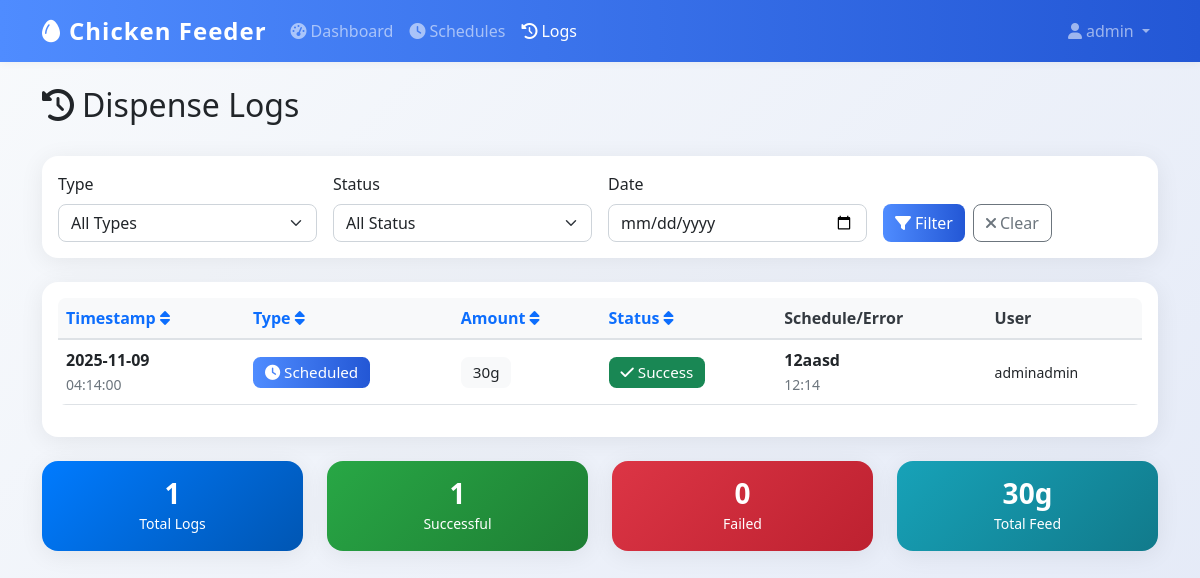
The page /logs (signed in) on the database as committed earlier.
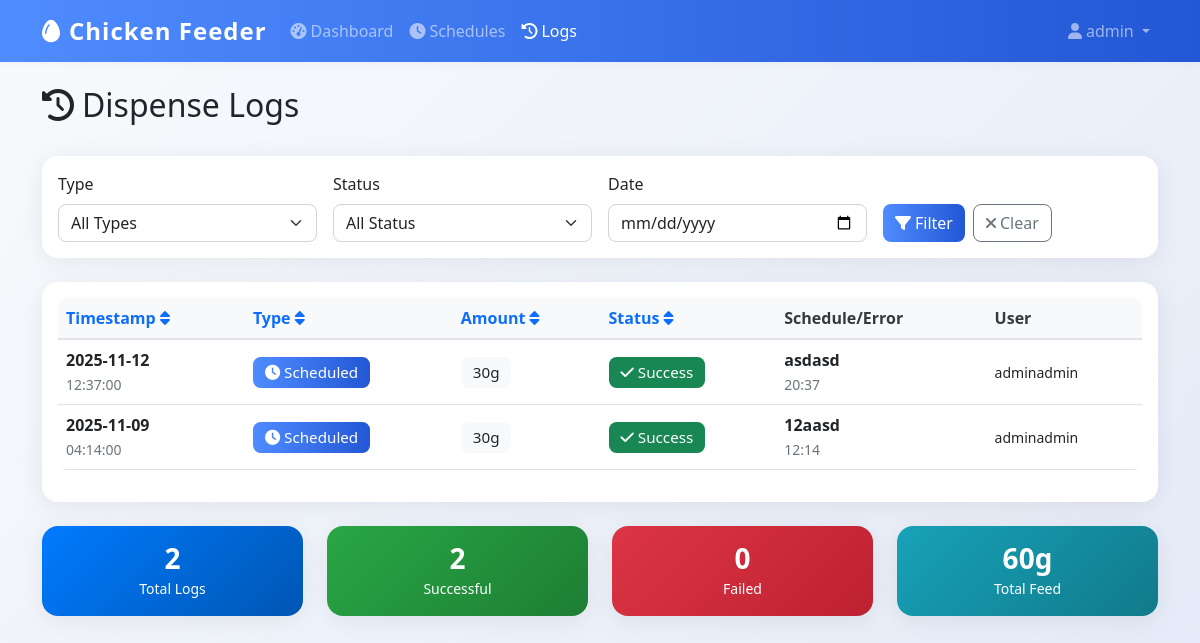
The same page on the database as committed later.
### app.py (models this page shows)
class User(UserMixin, db.Model):
    id = db.Column(db.Integer, primary_key=True)
    username = db.Column(db.String(80), unique=True, nullable=False)
    email = db.Column(db.String(120), unique=True, nullable=False)
    password_hash = db.Column(db.String(120), nullable=False)
    is_admin = db.Column(db.Boolean, default=True)
    created_at = db.Column(db.DateTime, default=datetime.utcnow)
    iot_device_url = db.Column(db.String(255), nullable=True)  # IoT device association

class DispenseLog(db.Model):
    id = db.Column(db.Integer, primary_key=True)
    timestamp = db.Column(db.DateTime, default=datetime.utcnow, nullable=False)
    amount_grams = db.Column(db.Integer, nullable=False)
    trigger_type = db.Column(db.String(20), nullable=False)  # 'manual' or 'scheduled'
    schedule_id = db.Column(db.Integer, db.ForeignKey('feed_schedule.id'), nullable=True)
    status = db.Column(db.String(20), default='success')  # 'success' or 'failure'
    error_message = db.Column(db.Text, nullable=True)
    triggered_by = db.Column(db.Integer, db.ForeignKey('user.id'), nullable=True)
    schedule = db.relationship('FeedSchedule', backref=db.backref('dispense_logs', lazy=True))
    user = db.relationship('User', backref=db.backref('dispense_logs', lazy=True))

class FeedSchedule(db.Model):
    id = db.Column(db.Integer, primary_key=True)
    name = db.Column(db.String(100), nullable=False)
    feed_time = db.Column(db.Time, nullable=False)
    amount_grams = db.Column(db.Integer, nullable=False)
    is_active = db.Column(db.Boolean, default=True)
    created_by = db.Column(db.Integer, db.ForeignKey('user.id'), nullable=False)
    created_at = db.Column(db.DateTime, default=datetime.utcnow)
    user = db.relationship('User', backref=db.backref('schedules', lazy=True))

### app.py (the view)
@app.route('/logs')
@login_required
def logs():
    page = request.args.get('page', 1, type=int)
    logs = DispenseLog.query.order_by(DispenseLog.timestamp.desc()).paginate(
        page=page, per_page=50, error_out=False
    )
    return render_template('logs.html', logs=logs)

### app.py (called while the page is built)
@login_manager.user_loader
def load_user(user_id):
    return db.session.get(User, int(user_id))

@app.context_processor
def inject_datetime():
    return {'datetime': datetime}

### templates/logs.html (shortened to what this page needs)
{% extends "base.html" %}
{% block content %}
<div class="row mb-4">
    <div class="col">
        <h1 class="h2">
            <i class="fas fa-history me-2"></i>Dispense Logs
        </h1>
    </div>
</div>
<div class="card mb-4">
    <div class="card-body">
        <div class="row g-3">
            <div class="col-md-3">
                <label for="filter-type" class="form-label">Type</label>
                <select class="form-select" id="filter-type">
                    <option value="">All Types</option>
                </select>
            </div>
            <div class="col-md-3">
                <label for="filter-status" class="form-label">Status</label>
                <select class="form-select" id="filter-status">
                    <option value="">All Status</option>
                </select>
            </div>
            <div class="col-md-3">
                <label for="filter-date" class="form-label">Date</label>
                <input type="date" class="form-control" id="filter-date">
            </div>
            <div class="col-md-3">
                <label class="form-label">&nbsp;</label>
                <div class="d-flex gap-2">
                    <button class="btn btn-primary" onclick="applyFilters()">
                        <i class="fas fa-filter me-1"></i>Filter
                    </button>
                    <button class="btn btn-outline-secondary" onclick="clearFilters()">
                        <i class="fas fa-times me-1"></i>Clear
                    </button>
                </div>
            </div>
        </div>
    </div>
</div>
<div class="card">
    <div class="card-body">
        {% if logs.items %}
        <div class="table-responsive">
            <table class="table table-hover">
                <thead>
                    <tr>
                        <th>
                            <a href="#" onclick="sortTable('timestamp')" class="text-decoration-none">
                                Timestamp <i class="fas fa-sort"></i>
                            </a>
                        </th>
                        <th>
                            <a href="#" onclick="sortTable('type')" class="text-decoration-none">
                                Type <i class="fas fa-sort"></i>
                            </a>
                        </th>
                        <th>
                            <a href="#" onclick="sortTable('amount')" class="text-decoration-none">
                                Amount <i class="fas fa-sort"></i>
                            </a>
                        </th>
                        <th>
                            <a href="#" onclick="sortTable('status')" class="text-decoration-none">
                                Status <i class="fas fa-sort"></i>
                            </a>
                        </th>
                        <th>Schedule/Error</th>
                        <th>User</th>
                    </tr>
                </thead>
                <tbody id="logs-table-body">
                    {% for log in logs.items %}
                    <tr class="log-row"
                        data-type="{{ log.trigger_type }}"
                        data-status="{{ log.status }}"
                        data-date="{{ log.timestamp.strftime('%Y-%m-%d') }}">
                        <td>
                            <div>
                                <strong>{{ log.timestamp.strftime('%Y-%m-%d') }}</strong>
                            </div>
                            <small class="text-muted">{{ log.timestamp.strftime('%H:%M:%S') }}</small>
                        </td>
                        <td>
                            {% if log.trigger_type == 'manual' %}
                                <span class="badge bg-info">
                                    <i class="fas fa-hand-pointer me-1"></i>Manual
                                </span>
                            {% else %}
                                <span class="badge bg-primary">
                                    <i class="fas fa-clock me-1"></i>Scheduled
                                </span>
                            {% endif %}
                        </td>
                        <td>
                            <span class="badge bg-light text-dark">{{ log.amount_grams }}g</span>
                        </td>
                        <td>
                            {% if log.status == 'success' %}
                                <span class="badge bg-success">
                                    <i class="fas fa-check me-1"></i>Success
                                </span>
                            {% else %}
                                <span class="badge bg-danger">
                                    <i class="fas fa-times me-1"></i>Failed
                                </span>
                            {% endif %}
                        </td>
                        <td>
                            {% if log.schedule %}
                                <div>
                                    <strong>{{ log.schedule.name }}</strong>
                                </div>
                                <small class="text-muted">{{ log.schedule.feed_time.strftime('%H:%M') }}</small>
                            {% elif log.error_message %}
                                <div class="text-danger">
                                    <i class="fas fa-exclamation-triangle me-1"></i>
                                    <small>{{ log.error_message[:100] }}{% if log.error_message|length > 100 %}...{% endif %}</small>
                                </div>
                            {% else %}
                                <span class="text-muted">-</span>
                            {% endif %}
                        </td>
                        <td>
                            {% if log.user %}
                                <small>{{ log.user.username }}</small>
                            {% else %}
                                <small class="text-muted">System</small>
                            {% endif %}
                        </td>
                    </tr>
                    {% endfor %}
                </tbody>
            </table>
        </div>
        {% endif %}
    </div>
</div>
{% if logs.items %}
<div class="row mt-4">
    <div class="col-md-3">
        <div class="card bg-primary text-white">
            <div class="card-body text-center">
                <h3 class="mb-0">{{ logs.total }}</h3>
                <small>Total Logs</small>
            </div>
        </div>
    </div>
    <div class="col-md-3">
        <div class="card bg-success text-white">
            <div class="card-body text-center">
                <h3 class="mb-0">{{ logs.items|selectattr('status', 'equalto', 'success')|list|length }}</h3>
                <small>Successful</small>
            </div>
        </div>
    </div>
    <div class="col-md-3">
        <div class="card bg-danger text-white">
            <div class="card-body text-center">
                <h3 class="mb-0">{{ logs.items|selectattr('status', 'equalto', 'failure')|list|length }}</h3>
                <small>Failed</small>
            </div>
        </div>
    </div>
    <div class="col-md-3">
        <div class="card bg-info text-white">
            <div class="card-body text-center">
                <h3 class="mb-0">{{ logs.items|sum(attribute='amount_grams') }}g</h3>
                <small>Total Feed</small>
            </div>
        </div>
    </div>
</div>
{% endif %}
{% endblock %}

### templates/base.html (shortened to what this page needs)
<!DOCTYPE html>
<html lang="en">
<head>
    <link href="https://cdn.jsdelivr.net/npm/bootstrap@5.1.3/dist/css/bootstrap.min.css" rel="stylesheet">
    <link href="https://cdnjs.cloudflare.com/ajax/libs/font-awesome/6.0.0/css/all.min.css" rel="stylesheet">
    <link href="{{ url_for('static', filename='css/style.css') }}" rel="stylesheet">
</head>
<body>
    {% if current_user.is_authenticated %}
    <nav class="navbar navbar-expand-lg navbar-dark bg-primary">
        <div class="container">
            <a class="navbar-brand" href="{{ url_for('dashboard') }}">
                <i class="fas fa-egg me-2"></i>Chicken Feeder
            </a>
            <div class="collapse navbar-collapse" id="navbarNav">
                <ul class="navbar-nav me-auto">
                    <li class="nav-item">
                        <a class="nav-link {% if request.endpoint == 'dashboard' %}active{% endif %}"
                           href="{{ url_for('dashboard') }}">
                            <i class="fas fa-tachometer-alt me-1"></i>Dashboard
                        </a>
                    </li>
                    <li class="nav-item">
                        <a class="nav-link {% if request.endpoint in ['schedules', 'add_schedule'] %}active{% endif %}"
                           href="{{ url_for('schedules') }}">
                            <i class="fas fa-clock me-1"></i>Schedules
                        </a>
                    </li>
                    <li class="nav-item">
                        <a class="nav-link {% if request.endpoint == 'logs' %}active{% endif %}"
                           href="{{ url_for('logs') }}">
                            <i class="fas fa-history me-1"></i>Logs
                        </a>
                    </li>
                </ul>
                <ul class="navbar-nav">
                    <li class="nav-item dropdown">
                        <a class="nav-link dropdown-toggle" href="#" id="navbarDropdown" role="button"
                           data-bs-toggle="dropdown">
                            <i class="fas fa-user me-1"></i>{{ current_user.username }}
                        </a>
                    </li>
                </ul>
            </div>
        </div>
    </nav>
    {% endif %}
    <main class="container mt-4 mb-5">
        {% block content %}{% endblock %}
    </main>
</body>
</html>

### static/css/style.css (style rules this page uses)
:root { --primary-color: #2c5f2d; --secondary-color: #97bc62; --success-color: #28a745; --danger-color: #dc3545; --warning-color: #ffc107; --info-color: #17a2b8; --light-color: #f8f9fa; --dark-color: #343a40; }
body { font-family: 'Segoe UI', Tahoma, Geneva, Verdana, sans-serif; background-color: #f5f7fa; }
.navbar-brand { font-weight: bold; font-size: 1.5rem; }
.navbar-nav .nav-link { font-weight: 500; transition: all 0.2s ease; }
.card { border: none; border-radius: 12px; box-shadow: 0 2px 10px rgba(0,0,0,0.08); transition: all 0.3s ease; }
.btn { border-radius: 8px; font-weight: 500; transition: all 0.2s ease; }
.btn-primary { background: linear-gradient(135deg, var(--primary-color) 0%, var(--secondary-color) 100%); border: none; }
.card.bg-primary, .card.bg-success, .card.bg-warning, .card.bg-danger, .card.bg-info { border: none; background: linear-gradient(135deg, var(--bs-card-bg) 0%, var(--bs-card-bg) 100%); }
.card.bg-primary { background: linear-gradient(135deg, #007bff 0%, #0056b3 100%) !important; }
.card.bg-success { background: linear-gradient(135deg, #28a745 0%, #1e7e34 100%) !important; }
.card.bg-danger { background: linear-gradient(135deg, #dc3545 0%, #bd2130 100%) !important; }
.card.bg-info { background: linear-gradient(135deg, #17a2b8 0%, #117a8b 100%) !important; }
.table { border-radius: 8px; overflow: hidden; }
.table thead th { background-color: #f8f9fa; border-bottom: 2px solid #dee2e6; font-weight: 600; color: var(--dark-color); }
.badge { border-radius: 20px; font-size: 0.75rem; font-weight: 500; padding: 0.5rem 0.75rem; }
.form-control, .form-select { border-radius: 8px; border: 1px solid #ced4da; transition: all 0.2s ease; }

### templates/base.html (style rules this page uses)
body { background: linear-gradient(135deg, #f8fafc 0%, #e3e9f7 100%); min-height: 100vh; }
.navbar { box-shadow: 0 2px 8px rgba(0,0,0,0.04); }
.card { border-radius: 1rem; box-shadow: 0 4px 24px rgba(0,0,0,0.07); }
.btn-primary, .bg-primary { background: linear-gradient(90deg, #4f8cff 0%, #2357d5 100%) !important; border: none; }
.card-title, h1, h2, h3, h4, h5, h6 { font-family: 'Segoe UI', 'Roboto', 'Arial', sans-serif; font-weight: 600; }
.badge { font-size: 0.95em; border-radius: 0.5em; }
.table th, .table td { vertical-align: middle !important; }
.navbar-brand { font-weight: bold; letter-spacing: 1px; }

Rows that differ between the two databases and show on the page:
added DispenseLog: timestamp "2025-11-12", timestamp "12:37:00", trigger_type "scheduled" (drawn), amount_grams "30", status "success" (drawn), schedule.name "asdasd", schedule.feed_time "20:37", user.username "adminadmin"
Other text that changed with them:
{{ logs.total }}: "1" → "2"
{{ logs.items|selectattr('status', 'equalto', 'success')|list|length }}: "1" → "2"
{{ logs.items|sum(attribute='amount_grams') }}: "30" → "60"
